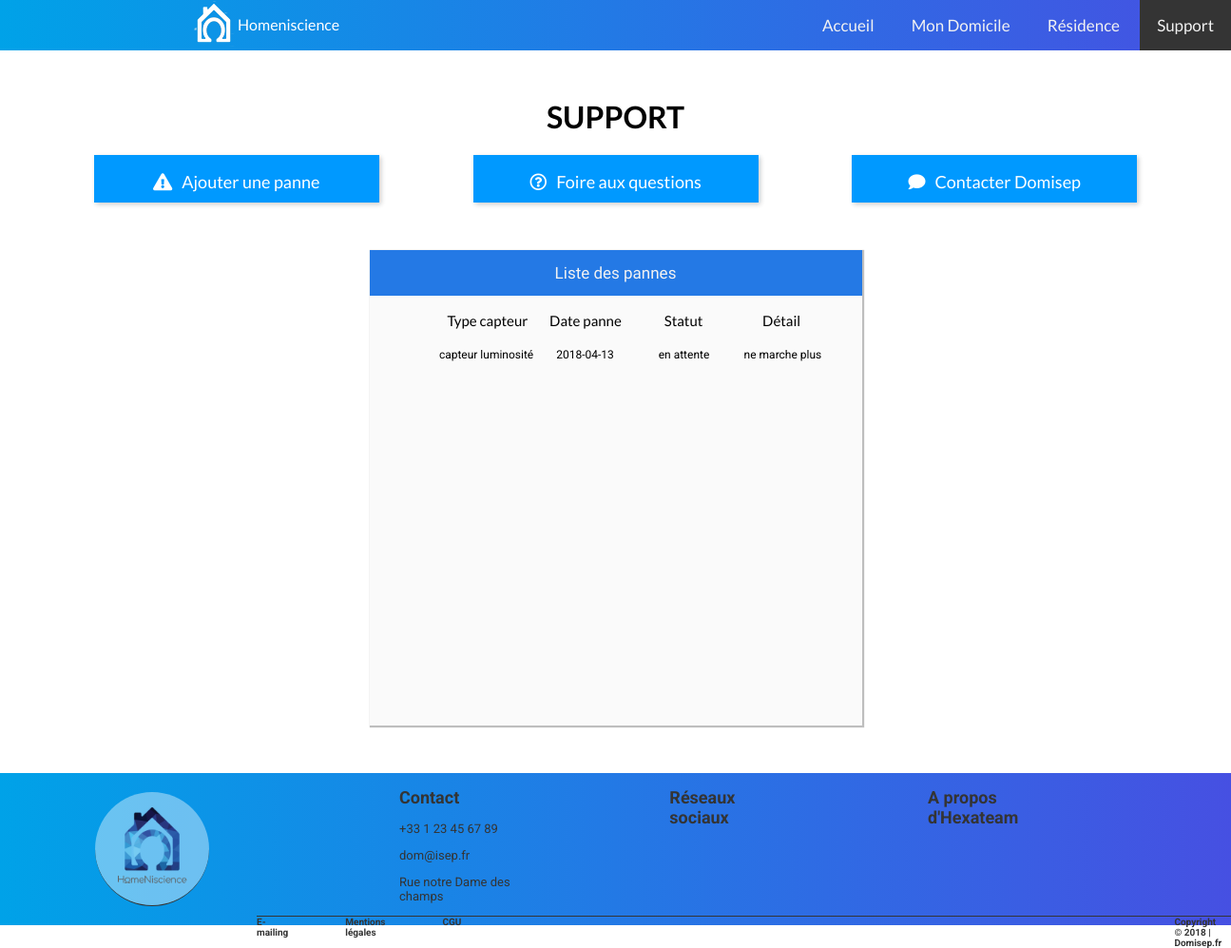
The app's page /page/support/index.php with its own data.
### tables this page shows
CREATE TABLE `panne` (
  `ID` int(11) NOT NULL,
  `ID_equipement` int(11) NOT NULL,
  `ID_type_statut` int(11) NOT NULL,
  `date_panne` date NOT NULL,
  `date_intervention` date NOT NULL,
  `descriptif_panne` varchar(8000) NOT NULL
);

CREATE TABLE `equipement` (
  `ID` int(11) NOT NULL,
  `ID_piece` int(11) NOT NULL,
  `ID_domicile` int(11) NOT NULL,
  `nom` varchar(50) NOT NULL,
  `ID_type_equipement` int(11) NOT NULL
);

CREATE TABLE `type_statut` (
  `ID` int(11) NOT NULL,
  `nom_type` varchar(50) NOT NULL
);

### page/support/index.php (called while the page is built)
<?php
require('support_modele.php');
try {
  $reponse = afficherPannes();
  $detailsType = afficherTypes();
  require('support_vue.php');
}catch (Exception $e) {
  echo 'Erreur : '.$e->getMessage();
}
?>

### page/support/support_modele.php (called while the page is built, shortened)
<?php
try {
  $bdd = new PDO('mysql:host=localhost;dbname=homeniscience;charset=utf8', 'root', '');
} catch (Exception $e) {
  die('Erreur : '.$e->getMessage());
}
function afficherPannes() {
  global $bdd;
  $reponse = $bdd->prepare('SELECT *,
    equipement.nom AS nom_equipement,
    utilisateur.nom AS nom_utilisateur
    FROM panne
    INNER JOIN type_statut ON panne.ID_type_statut = type_statut.ID
    INNER JOIN equipement ON panne.ID_equipement = equipement.ID
    INNER JOIN piece ON equipement.ID_piece = piece.ID
    INNER JOIN domicile ON piece.ID_domicile = domicile.ID
    INNER JOIN utilisateur on domicile.ID_utilisateur_principal = utilisateur.ID
    WHERE utilisateur.ID = ?');
    $reponse->execute(array(1));
    return $reponse;
  }
    function afficherTypes() {
      global $bdd;
      $reponse = $bdd->query('SELECT * FROM type_statut');
      return $reponse;
    }
    ?>

### page/support/support_vue.php (the view, shortened to what this page needs)
<!DOCTYPE html>
<html lang="fr" dir="ltr">
<head>
  <link rel="stylesheet" href="https://use.fontawesome.com/releases/v5.0.10/css/all.css">
  <link rel="stylesheet" href="/homeniscience/page/support/style.css">
</head>
<?php require('../header.php'); ?>
<body>
  <h1>SUPPORT</h1>
  <div class="container">
    <a href="javascript:window.open('ajout_capteur.php','mywindowtitle','width=300,height=400')">
      <button class="child">
        <i class="fas  fa-exclamation-triangle"></i>&nbsp;
        <p>Ajouter une panne</p>
      </button>
    </a>
    <a href="">
      <button class="child">
        <i class="far fa-question-circle"></i>&nbsp;
        <p>Foire aux questions</p>
      </button>
    </a>
    <a href="mailto:support@domisep.fr">
      <button class="child">
        <i class="fas fa-comment"></i>&nbsp;
        <p>Contacter Domisep</p>
      </button>
    </a>
  </div>
  <div class="container2">
    <div class="column">
      <article class="main">
        <a class="probleme">Liste des pannes</a>
        <ul class="liste">
          <li>Type capteur</li>
          <li>Date panne</li>
          <li>Statut</li>
          <li>Détail</li>
        </ul>
        <?php
        while ($donnees = $reponse->fetch()) {
          echo '<a href="/homeniscience/page/support/panne/index/'.$donnees['ID'].'#detail">';
          echo '<ul class="listepanne">';
          echo '<li>'.$donnees['nom_equipement'].'</li> ';
          echo '<li>'.$donnees['date_panne'].'</li> ';
          echo '<li>'.$donnees['nom_type'].'</li> ';
          echo '<li>'.$donnees['descriptif_panne'].'</li> ';
          echo '</ul>';
          echo '</a>';
        }
        ?>
      </article>
    </div>
  </div>
  <?php include('../footer.php'); ?>
</body>
</html>

### page/support/style.css (style rules this page uses)
* { box-sizing: border-box; }
html,body { margin: 0; padding: 0; }
h1 { text-align: center; }
.container { display: flex; flex-wrap: wrap; justify-content: space-evenly; margin : 0 auto; width: 100%; margin-top:10px; height:60px; }
.child { width:300px; height:50px; box-shadow: 2px 2px 5px rgba(0,0,0,0.2); background-color: #0099FF; margin-bottom:50px; border:none; font-size:18px; line-height: 18px; }
.child i { color : #fff; display:inline-block; }
.child p { color:white; font-family: 'Lato'; display: inline-block; }
div.container2 { display: flex; flex-direction: row; background-color: white; align-content: flex-start; text-align: center; justify-content:center; width: 40%; margin: 0 auto; z-index: -1; margin-bottom: 50px; }
div.column { display: flex; align-content: flex-start; flex-direction: column; background-color: white; width:100%; }
article { display: inline-block; background-color: #fafafa; margin: 40px 40px 00px 0px; box-shadow: 1px 1px 1px 1px #BEBEBE; width:100%; overflow:hidden; }
article.main { height:500px; }
a { text-decoration: none; }
div.container2 a.probleme { display:block; color: #f2f2f2; text-align: center; padding: 14px 16px; text-decoration: none; font-size: 17px; overflow: hidden; }
div.container2 a { text-decoration: none; color: #000; }
a.probleme { background-color: #2479E5; font-family: 'Comfortaa'; color:white; }
.liste { list-style-type: none; font-family: 'Lato'; }
.liste li { display: inline-block; font-size: 15px; width: 100px; }
.listepanne { list-style-type: none; font-family: 'Roboto'; }
.listepanne li { display: inline-block; font-size: 12px; width:100px; }

### page/header.php (style rules this page uses)
body { margin: 0; font-family: 'Lato', Helvetica, sans-serif; }
button { cursor:pointer; }

### records on screen
panne: ID_equipement.nom "capteur luminosité", date_panne "2018-04-13", ID_type_statut.nom_type "en attente", descriptif_panne "ne marche plus"
